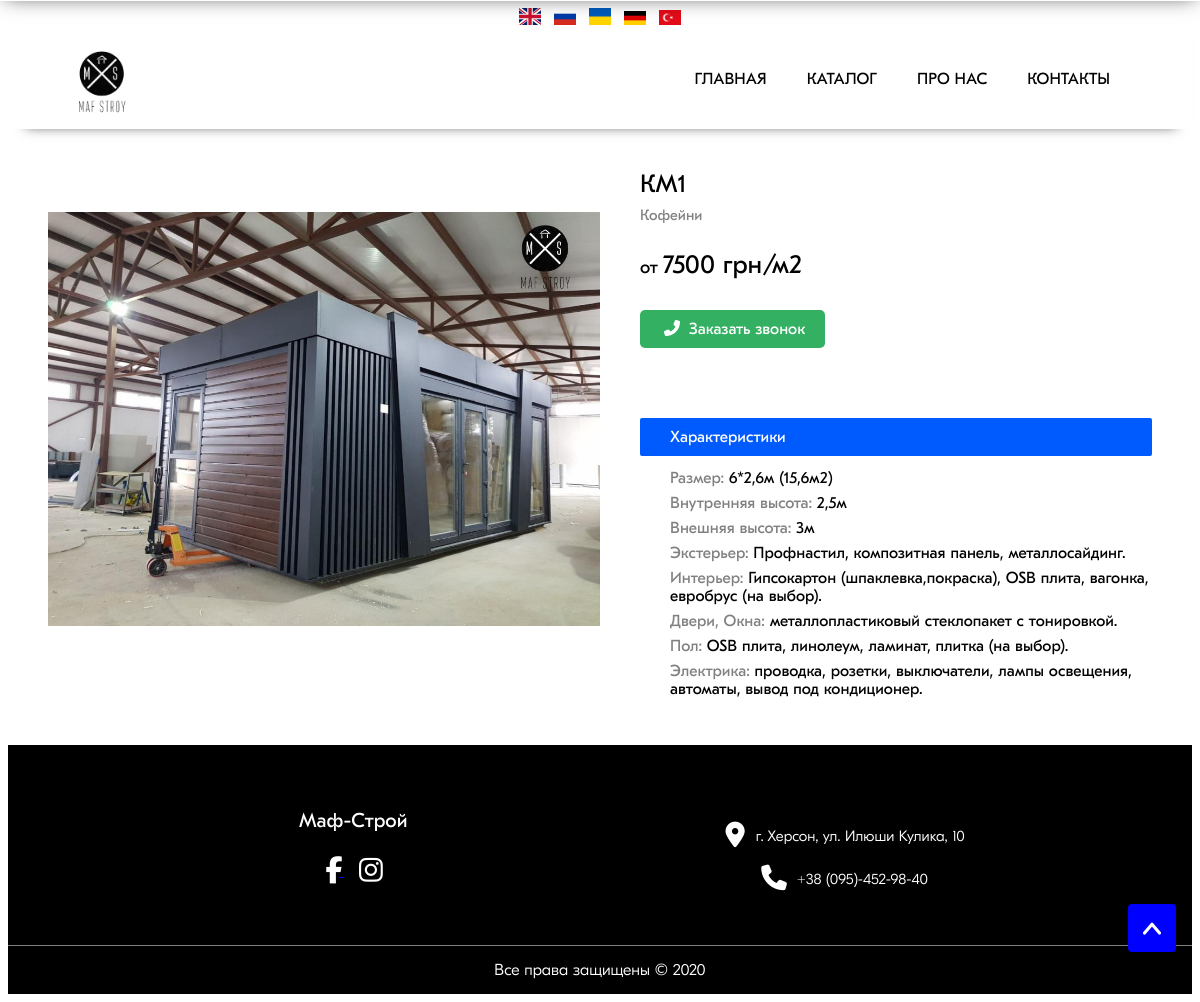
The app's page /item/1477 with its own data.
### products/models.py (models this page shows, shortened)
class Itemimage(models.Model):
    item = models.ForeignKey(Item, on_delete = models.CASCADE, )
    imgurl = models.ImageField(upload_to='static/images/products', blank = True, null = True)

class Item(models.Model):
    category = models.ForeignKey(Category, on_delete = models.CASCADE, )
    name = models.CharField(default='', max_length = 300)
    price = models.IntegerField(default=0,)
    size = models.CharField(default='', max_length = 300)
    h_in = models.CharField(default='', max_length = 300)
    h_out = models.CharField(default='', max_length = 300)
    eksterier = models.CharField(default='', max_length = 300)
    interier = models.CharField(default='', max_length = 300)
    doors = models.CharField(default='', max_length = 300)
    floor = models.CharField(default='', max_length = 300)
    electrik = models.CharField(default='', max_length = 300)

class Category(models.Model):
    name = models.CharField(default='', max_length = 200)
    imgurl = models.ImageField(upload_to='static/images', blank = True, null = True)

### products/views.py (the view)
# urls.py: path('item/<int:item_id>', views.item, name="item"),
def item(request, item_id):
    set_current_language(request)
    current_item = Item.objects.get(id = item_id)
    return render(request, 'products/item.html', {
        'item': current_item,
    })

### products/templatetags/extras.py (called while the page is built)
@register.simple_tag
def modify_imgurl(imgurl):
    imgurl = imgurl.split('/')[-1]
    imgurl = '/static/images/products/' + imgurl
    return imgurl

### products/views.py (called while the page is built)
def set_current_language(request):
    if translation.LANGUAGE_SESSION_KEY in request.session:
        user_language = request.session[translation.LANGUAGE_SESSION_KEY]
        translation.activate(user_language)
        request.session[translation.LANGUAGE_SESSION_KEY] = user_language

### templates/products/item.html (shortened to what this page needs)
{% extends './base.html' %}
{% load static %}
{% load extras %}
{% load i18n %}
{% block content %}
<div class="product__page__wrapper">
    <div class="product__page__container">
        <div class="product__page__container__image">
            {% if item.itemimage_set.all|length > 1 %}
            <div class="product__page__container__image__toslide
            owl-carousel owl-theme">
            {% for img in item.itemimage_set.all  %}
            {% modify_imgurl img.imgurl.url as imgurl %}
            <img src="{{ imgurl }}"
             alt="">
             {% endfor %}
            </div>
             {% comment %} <span class="prev_1_1" id="prev_1">
                <i class="gg-chevron-left"></i>
            </span>
            <span class="next_1_1" id="next_1">
                <i class="gg-chevron-right"></i>
            </span>  {% endcomment %}
                {% else %}
                <div class="">
                {% for img in item.itemimage_set.all  %}
                {% modify_imgurl img.imgurl.url as imgurl %}
                <img src="{{ imgurl }}"
                alt="">
             {% endfor %}
             </div>
            {% endif %}
        </div>
        <div class="product__page__container__info">
           <span class="product__page__container__info__name">
                {{ item.name }}
           </span>
           <span class="product__page__container__info__category">
                {{ item.category.name }}
           </span>
           <span class="product__page__container__info__price">
           от
            <span>
                {{ item.price }} грн/м2
            </span>
           </span>
           <div class="call__button__1 green">
                <span class="#call__button__1">
                <i class="fa fa-phone-alt"></i>
                </span>
           </div>
           <div class="product__page__container__info__features">
                <div class="product__page__container__info__features__title">
                    <span>
                    </span>
                </div>
                <div class="product__page__container__info__features__item">
                        <span>
                            {{ item.size }}
                        </span>
                    </div>
                <div class="product__page__container__info__features__item">
                        <span>
                            {{ item.h_in }}
                        </span>
                    </div>
                <div class="product__page__container__info__features__item">
                        <span>
                            {{ item.h_out }}
                        </span>
                </div>
                <div class="product__page__container__info__features__item">
                        <span>
                            {{ item.eksterier }}
                        </span>
                </div>
                <div class="product__page__container__info__features__item">
                        <span>
                            {{ item.interier }}
                        </span>
                </div>
                <div class="product__page__container__info__features__item">
                        <span>
                            {{ item.doors }}
                        </span>
                </div>
                <div class="product__page__container__info__features__item">
                        <span>
                            {{ item.floor }}
                        </span>
                </div>
                <div class="product__page__container__info__features__item">
                        <span>
                            {{ item.electrik }}
                        </span>
                </div>
           </div>
        </div>
    </div>
</div>
{% endblock content %}

### static/style.css (style rules this page uses)
body { font-family: "gpro-text-regular"; }
.product__page__wrapper { width: 100%; }
.product__page__container { margin: 40px; display: flex; }
.product__page__container__image { position: relative; max-width: 50%; max-height: 500px; }
.product__page__container__image img { object-fit: contain; height: 100%; width: 100%; max-width: 700px; }
.product__page__container__info { width: 50%; margin-left: 40px; display: flex; flex-direction: column; }
.product__page__container__info__name { font-size: 25px; }
.product__page__container__info__category { margin-top: 7px; font-size: 15px; color: grey; }
.product__page__container__info__price { margin-top: 26px; font-size: 18px; }
.product__page__container__info__price span { font-size: 26px; }
.product__page__container__info__features { margin-top: 40px; }
.product__page__container__info__features__title { border-radius: 2px; margin-bottom: 13px; padding: 10px 0px 10px 30px; background-color: #005bff; }
.product__page__container__info__features__title span { color: white; }
.product__page__container__info__features__item { margin: 7px 0px; padding-left: 30px; color: grey; }
.product__page__container__info__features__item span { color: black; }
.call__button__1 { margin: 40px 0px; }
.call__button__1 i { margin: 0 4; }
.call__button__1 span { border-radius: 5px; cursor: pointer; background-color: #005bff; padding: 10px 20px; color: white; transition: all 0.2s linear; }
.call__button__1.green span { background-color: #33b062; }

### templates/products/blocks/go_to_top.html (style rules this page uses)
html { scroll-behavior: smooth; }

### records on screen
Item: name "КМ1", category.name "Кофейни", price "7500", size "6*2,6м (15,6м2)", h_in "2,5м", h_out "3м", eksterier "Профнастил, композитная панель, металлосайдинг.", interier "Гипсокартон (шпаклевка,покраска), OSB плита, вагонка, евробрус (на выбор).", doors "металлопластиковый стеклопакет с тонировкой.", floor "OSB плита, линолеум, ламинат, плитка (на выбор).", electrik "проводка, розетки, выключатели, лампы освещения, автоматы, вывод под кондиционер."
